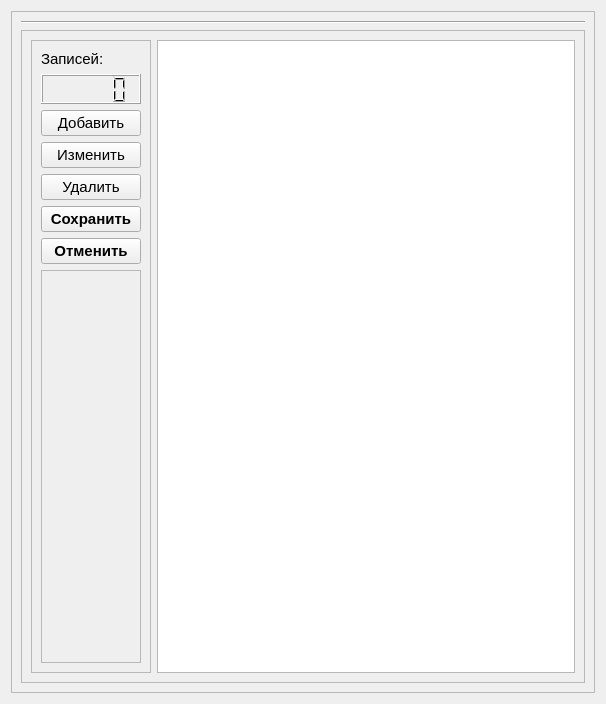
<?xml version="1.0" encoding="UTF-8"?>
<ui version="4.0">
 <class>tab4Form</class>
 <widget class="QWidget" name="tab4Form">
  <property name="geometry">
   <rect>
    <x>0</x>
    <y>0</y>
    <width>606</width>
    <height>704</height>
   </rect>
  </property>
  <property name="font">
   <font>
    <pointsize>12</pointsize>
   </font>
  </property>
  <property name="windowTitle">
   <string>Form</string>
  </property>
  <layout class="QVBoxLayout" name="verticalLayout">
   <item>
    <widget class="QFrame" name="frame">
     <property name="font">
      <font>
       <pointsize>11</pointsize>
      </font>
     </property>
     <property name="frameShape">
      <enum>QFrame::StyledPanel</enum>
     </property>
     <property name="frameShadow">
      <enum>QFrame::Raised</enum>
     </property>
     <layout class="QVBoxLayout" name="verticalLayout_2">
      <item>
       <layout class="QHBoxLayout" name="h_layout_table">
        <property name="leftMargin">
         <number>3</number>
        </property>
       </layout>
      </item>
      <item>
       <widget class="Line" name="line">
        <property name="orientation">
         <enum>Qt::Horizontal</enum>
        </property>
       </widget>
      </item>
      <item>
       <layout class="QGridLayout" name="tab4_edit_layout"/>
      </item>
      <item>
       <widget class="QFrame" name="frame_2">
        <property name="frameShape">
         <enum>QFrame::StyledPanel</enum>
        </property>
        <property name="frameShadow">
         <enum>QFrame::Raised</enum>
        </property>
        <layout class="QHBoxLayout" name="horizontalLayout_3">
         <item>
          <layout class="QHBoxLayout" name="horizontalLayout">
           <item>
            <widget class="QFrame" name="frame_3">
             <property name="minimumSize">
              <size>
               <width>120</width>
               <height>0</height>
              </size>
             </property>
             <property name="frameShape">
              <enum>QFrame::StyledPanel</enum>
             </property>
             <property name="frameShadow">
              <enum>QFrame::Raised</enum>
             </property>
             <layout class="QVBoxLayout" name="verticalLayout_3">
              <item>
               <widget class="QLabel" name="label_2">
                <property name="sizePolicy">
                 <sizepolicy hsizetype="Preferred" vsizetype="Fixed">
                  <horstretch>0</horstretch>
                  <verstretch>0</verstretch>
                 </sizepolicy>
                </property>
                <property name="text">
                 <string>Записей:</string>
                </property>
               </widget>
              </item>
              <item>
               <widget class="QLCDNumber" name="tab4_count_lcd">
                <property name="sizePolicy">
                 <sizepolicy hsizetype="Minimum" vsizetype="Fixed">
                  <horstretch>0</horstretch>
                  <verstretch>0</verstretch>
                 </sizepolicy>
                </property>
                <property name="minimumSize">
                 <size>
                  <width>0</width>
                  <height>30</height>
                 </size>
                </property>
               </widget>
              </item>
              <item>
               <widget class="QPushButton" name="tab4_add_btn">
                <property name="text">
                 <string>Добавить</string>
                </property>
                <attribute name="buttonGroup">
                 <string notr="true">tab4_btn_group</string>
                </attribute>
               </widget>
              </item>
              <item>
               <widget class="QPushButton" name="tab4_edit_btn">
                <property name="text">
                 <string>Изменить</string>
                </property>
                <attribute name="buttonGroup">
                 <string notr="true">tab4_btn_group</string>
                </attribute>
               </widget>
              </item>
              <item>
               <widget class="QPushButton" name="tab4_del_btn">
                <property name="text">
                 <string>Удалить</string>
                </property>
                <attribute name="buttonGroup">
                 <string notr="true">tab4_btn_group</string>
                </attribute>
               </widget>
              </item>
              <item>
               <widget class="QPushButton" name="tab4_commit_btn">
                <property name="font">
                 <font>
                  <pointsize>11</pointsize>
                  <weight>75</weight>
                  <bold>true</bold>
                 </font>
                </property>
                <property name="text">
                 <string>Сохранить</string>
                </property>
                <attribute name="buttonGroup">
                 <string notr="true">tab4_btn_group</string>
                </attribute>
               </widget>
              </item>
              <item>
               <widget class="QPushButton" name="tab4_rollback_btn">
                <property name="font">
                 <font>
                  <pointsize>11</pointsize>
                  <weight>75</weight>
                  <bold>true</bold>
                 </font>
                </property>
                <property name="text">
                 <string>Отменить</string>
                </property>
                <attribute name="buttonGroup">
                 <string notr="true">tab4_btn_group</string>
                </attribute>
               </widget>
              </item>
              <item>
               <widget class="QFrame" name="frame_4">
                <property name="frameShape">
                 <enum>QFrame::StyledPanel</enum>
                </property>
                <property name="frameShadow">
                 <enum>QFrame::Raised</enum>
                </property>
               </widget>
              </item>
             </layout>
            </widget>
           </item>
           <item>
            <widget class="QTableView" name="tab4_rasp_view">
             <property name="sizePolicy">
              <sizepolicy hsizetype="Expanding" vsizetype="MinimumExpanding">
               <horstretch>0</horstretch>
               <verstretch>0</verstretch>
              </sizepolicy>
             </property>
            </widget>
           </item>
          </layout>
         </item>
        </layout>
       </widget>
      </item>
     </layout>
    </widget>
   </item>
  </layout>
 </widget>
 <resources/>
 <connections/>
 <buttongroups>
  <buttongroup name="tab4_btn_group"/>
 </buttongroups>
</ui>
